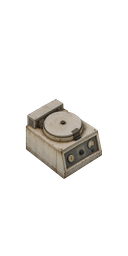
#> input picture art-source/proposals/tabletop-centrifuge-v1/front-right.png, 128 x 256 px, found by its file name
$ python build_station_led_overlay_proposal.py
#> lines starting #> are read from the running program, lines starting #| are printed output that depends on the picture
### tools/build_station_state_proposal.py
"""Build non-destructive static light-state proposals for laboratory equipment."""

from __future__ import annotations

from pathlib import Path

from PIL import Image, ImageDraw, ImageFilter, ImageFont


ROOT = Path(__file__).resolve().parents[1]
SOURCE = ROOT / "art-source" / "game-previews" / "2x"
OUTPUT = ROOT / "art-source" / "proposals" / "station-states-v1"

MACHINES = (
    ("centrifuge", "Centrífuga", (101, 153), None),
    ("bio-analyzer", "Analizador", (103, 144), (48, 129, 78, 158)),
    ("synthesizer", "Sintetizador", (99, 170), (28, 162, 61, 181)),
)

ORIENTATIONS = ("front-left", "rear-left", "rear-right", "front-right")

ORIENTATION_CONFIG = {
    "centrifuge": {
        "front-left": ((61, 139), None, False),
        "rear-left": ((91, 129), None, True),
        "rear-right": ((88, 147), None, True),
        "front-right": ((101, 153), None, False),
    },
    "bio-analyzer": {
        "front-left": ((76, 139), (18, 117, 48, 149), False),
        "rear-left": ((103, 171), None, True),
        "rear-right": ((26, 171), None, True),
        "front-right": ((103, 144), (48, 129, 78, 158), False),
    },
    "synthesizer": {
        "front-left": ((29, 191), (52, 162, 86, 187), False),
        "rear-left": ((93, 166), None, True),
        "rear-right": ((32, 168), None, True),
        "front-right": ((99, 170), (28, 162, 61, 181), False),
    },
}

STATES = (
    ("off", "Apagado", None),
    ("ready", "Listo", (65, 235, 105)),
    ("working", "Trabajando", (255, 174, 52)),
    ("broken", "Averiado", (245, 58, 48)),
)


def add_indicator(image: Image.Image, center: tuple[int, int], color: tuple[int, int, int]) -> None:
    glow = Image.new("RGBA", image.size, (0, 0, 0, 0))
    glow_draw = ImageDraw.Draw(glow)
    x, y = center
    glow_draw.ellipse((x - 4, y - 4, x + 4, y + 4), fill=(*color, 105))
    glow = glow.filter(ImageFilter.GaussianBlur(2.2))
    image.alpha_composite(glow)

    core = ImageDraw.Draw(image)
    core.ellipse((x - 1, y - 1, x + 1, y + 1), fill=(*color, 255))
    core.point((x, y), fill=(255, 245, 220, 255))


# [125 lines left out: functions add_indicator_fixture, checkerboard, build_state, fitted_preview, build_all_orientation_sheets, main, not called in this run]


# [2 lines that do not run on import are left out]

### tools/build_synth_2x1_parts_proposal.py
"""Build a non-destructive eight-sprite proposal for the 2x1 synthesizer."""

from __future__ import annotations

from pathlib import Path

from PIL import Image, ImageDraw, ImageFont


ROOT = Path(__file__).resolve().parents[1]
SOURCE = ROOT / "art-source" / "game-previews" / "2x" / "synthesizer"
OUTPUT = ROOT / "art-source" / "proposals" / "synthesizer-2x1-v1" / "parts"

TILE_WIDTH = 128
TILE_HEIGHT = 256
TILE_CENTER_Y = 224

FACINGS = (
    ("S", "front-right", (64, 32), "1,0", -11.5),
    ("E", "rear-right", (-64, 32), "0,1", 0.0),
    ("N", "rear-left", (64, 32), "1,0", 0.0),
    ("W", "front-left", (-64, 32), "0,1", 11.5),
)


def base_center_x(sprite: Image.Image, rows: int = 16) -> float:
    alpha = sprite.getchannel("A")
    bbox = alpha.getbbox()
    if bbox is None:
        raise ValueError("Synthesizer sprite has no visible pixels")
    start_y = max(bbox[1], bbox[3] - rows)
    weighted_x = 0.0
    total_alpha = 0.0
    for y in range(start_y, bbox[3]):
        for x in range(sprite.width):
            value = alpha.getpixel((x, y))
            weighted_x += x * value
            total_alpha += value
    return weighted_x / total_alpha


def rotate_without_distortion(sprite: Image.Image, angle: float) -> Image.Image:
    if angle == 0.0:
        return sprite
    return sprite.rotate(
        angle,
        resample=Image.Resampling.BICUBIC,
        expand=True,
    )


def sprite_placement(sprite: Image.Image, delta: tuple[int, int]) -> tuple[int, int]:
    bbox = sprite.getchannel("A").getbbox()
    if bbox is None:
        raise ValueError("Synthesizer sprite has no visible pixels")
    support_x = base_center_x(sprite)
    target_support_x = round(delta[0] / 2)
    target_bottom_y = 32 + round(delta[1] / 2) - 7
    return round(target_support_x - support_x), target_bottom_y - bbox[3]


def split_at_placement(
    sprite: Image.Image,
    delta: tuple[int, int],
    offset_x: int,
    offset_y: int,
) -> tuple[Image.Image, Image.Image]:
    """Partition world pixels between two tile-local 128x256 canvases."""

    parts = [
        Image.new("RGBA", (TILE_WIDTH, TILE_HEIGHT), (0, 0, 0, 0)),
        Image.new("RGBA", (TILE_WIDTH, TILE_HEIGHT), (0, 0, 0, 0)),
    ]
    tile_offsets = ((0, 0), delta)
    lost = 0

    for source_y in range(sprite.height):
        for source_x in range(sprite.width):
            pixel = sprite.getpixel((source_x, source_y))
            if pixel[3] == 0:
                continue

            world_x = source_x + offset_x
            world_y = source_y + offset_y
            distance_primary = world_x * world_x + world_y * world_y
            distance_extension = (
                (world_x - delta[0]) ** 2 + (world_y - delta[1]) ** 2
            )
            preferred = 0 if distance_primary <= distance_extension else 1
            candidates = (preferred, 1 - preferred)

            placed = False
            for part_index in candidates:
                tile_x, tile_y = tile_offsets[part_index]
                local_x = world_x - tile_x + TILE_WIDTH // 2
                local_y = world_y - tile_y + TILE_CENTER_Y
                if 0 <= local_x < TILE_WIDTH and 0 <= local_y < TILE_HEIGHT:
                    parts[part_index].putpixel((local_x, local_y), pixel)
                    placed = True
                    break
            if not placed:
                lost += 1

    if lost:
        raise ValueError(f"Split lost {lost} visible pixels")
    return parts[0], parts[1]


def split_sprite(sprite: Image.Image, delta: tuple[int, int]) -> tuple[Image.Image, Image.Image]:
    return split_at_placement(sprite, delta, *sprite_placement(sprite, delta))


# [63 lines left out: functions diamond, checker, composite_part, main, not called in this run]


# [2 lines that do not run on import are left out]

### tools/build_station_led_overlay_proposal.py
"""Build a non-destructive tilesheet proposal containing LED overlays only."""

from __future__ import annotations

from pathlib import Path

from PIL import Image, ImageDraw, ImageFont

from build_station_state_proposal import (
    ORIENTATION_CONFIG,
    SOURCE,
    add_indicator,
    add_indicator_fixture,
)
from build_synth_2x1_parts_proposal import (
    FACINGS,
    composite_part,
    diamond,
    rotate_without_distortion,
    split_at_placement,
    sprite_placement,
)


ROOT = Path(__file__).resolve().parents[1]
OUTPUT = ROOT / "art-source" / "proposals" / "station-led-overlays-v1"
ORIENTATIONS = ("front-left", "rear-left", "rear-right", "front-right")
ACTIVE_STATES = (
    ("ready", (65, 235, 105)),
    ("working", (255, 174, 52)),
    ("broken", (245, 58, 48)),
)


def light_overlay(center: tuple[int, int], color: tuple[int, int, int]) -> Image.Image:
    overlay = Image.new("RGBA", (128, 256), (0, 0, 0, 0))
    add_indicator(overlay, center, color)
    return overlay


def synth_parts(state: str, color: tuple[int, int, int]) -> list[Image.Image]:
    parts = []
    for facing, orientation, delta, _, angle in FACINGS:
        center, _, needs_fixture = ORIENTATION_CONFIG["synthesizer"][orientation]
        base = Image.open(SOURCE / "synthesizer" / f"{orientation}.png").convert("RGBA")
        if needs_fixture:
            add_indicator_fixture(base, center)
        transformed_base = rotate_without_distortion(base, angle)
        placement = sprite_placement(transformed_base, delta)

        overlay = light_overlay(center, color)
        transformed_overlay = rotate_without_distortion(overlay, angle)
        primary, extension = split_at_placement(
            transformed_overlay,
            delta,
            placement[0],
            placement[1],
        )
        primary.save(OUTPUT / "parts" / f"synth_{state}_{facing}_primary.png")
        extension.save(OUTPUT / "parts" / f"synth_{state}_{facing}_extension.png")
        parts.extend((primary, extension))
    return parts


def build_synth_reconstruction() -> None:
    panel_width = 300
    panel_height = 330
    sheet = Image.new("RGBA", (panel_width * 4, panel_height * 3), (27, 29, 32, 255))
    font = ImageFont.load_default()

    for row, (state, color) in enumerate(ACTIVE_STATES):
        for column, (facing, orientation, delta, _, angle) in enumerate(FACINGS):
            center, _, needs_fixture = ORIENTATION_CONFIG["synthesizer"][orientation]
            base = Image.open(SOURCE / "synthesizer" / f"{orientation}.png").convert("RGBA")
            if needs_fixture:
                add_indicator_fixture(base, center)
            transformed_base = rotate_without_distortion(base, angle)
            placement = sprite_placement(transformed_base, delta)
            base_primary, base_extension = split_at_placement(
                transformed_base, delta, placement[0], placement[1]
            )

            overlay = light_overlay(center, color)
            transformed_overlay = rotate_without_distortion(overlay, angle)
            led_primary, led_extension = split_at_placement(
                transformed_overlay, delta, placement[0], placement[1]
            )
            base_primary.alpha_composite(led_primary)
            base_extension.alpha_composite(led_extension)

            panel = Image.new("RGBA", (panel_width, panel_height), (35, 38, 42, 255))
            draw = ImageDraw.Draw(panel, "RGBA")
            main_center = (150, 255)
            extension_center = (main_center[0] + delta[0], main_center[1] + delta[1])
            diamond(draw, extension_center[0], extension_center[1], (220, 151, 45, 55), (245, 177, 66, 210))
            diamond(draw, main_center[0], main_center[1], (62, 142, 220, 55), (90, 172, 250, 220))
            composite_part(panel, base_primary, main_center)
            composite_part(panel, base_extension, extension_center)
            draw = ImageDraw.Draw(panel)
            draw.text((10, 10), f"{state} / Facing {facing}", font=font, fill="white")
            sheet.alpha_composite(panel, (column * panel_width, row * panel_height))

    sheet.save(OUTPUT / "synthesizer-reconstruction.png")


def main() -> None:
    (OUTPUT / "parts").mkdir(parents=True, exist_ok=True)
    slots: list[Image.Image] = []
    labels: list[str] = []

    # Twelve centrifuge cells followed by twelve analyzer cells.
    for machine in ("centrifuge", "bio-analyzer"):
        for state, color in ACTIVE_STATES:
            for orientation in ORIENTATIONS:
                center, _, _ = ORIENTATION_CONFIG[machine][orientation]
                overlay = light_overlay(center, color)
                overlay.save(OUTPUT / "parts" / f"{machine}_{state}_{orientation}.png")
                slots.append(overlay)
                labels.append(f"{machine}\n{state}\n{orientation}")
#> this loop made 2 passes
#> pass 1, in add_indicator, `glow = glow.filter(ImageFilter.GaussianBlur(2.2))`:
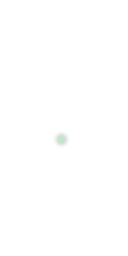
#> glow: PIL image 128x256 RGBA; mean R, G, B, A 0.1, 0.4, 0.2, 0.2; transparent parts drawn white

    # Three complete rows: two pieces for each S/E/N/W facing.
    for state, color in ACTIVE_STATES:
        parts = synth_parts(state, color)
#> in synth_parts, `parts = []`: parts = []
#> in synth_parts, base is the input picture: PIL image 128x256 RGBA; mean R, G, B, A 17.7, 16.4, 14.5, 30.5
#> in rotate_without_distortion, `return sprite.rotate( angle, resample=Image.Resampling.BICUBIC, expand..`:
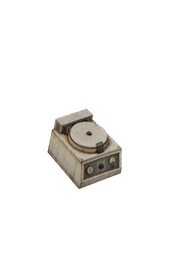
#> returned value: PIL image 178x278 RGBA; mean R, G, B, A 11.6, 10.7, 9.4, 20.2; transparent parts drawn white
#> in sprite_placement, `bbox = sprite.getchannel("A").getbbox()`: bbox = (45, 107, 124, 191)
#> in base_center_x, `alpha = sprite.getchannel("A")`:
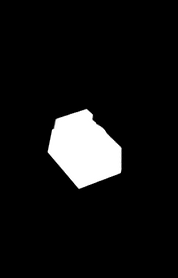
#> alpha: PIL image 178x278 L; min 0, max 255, mean 20.2
#> in base_center_x, `start_y = max(bbox[1], bbox[3] - rows)`: start_y = 175
#> after the loop in base_center_x, `for y in range(start_y, bbox[3]):`: total_alpha = 87097; weighted_x = 7551736
#> in sprite_placement, `support_x = base_center_x(sprite)`: support_x = 86.7
#> in synth_parts, `placement = sprite_placement(transformed_base, delta)`: placement = (-55, -150)
#> after the loop in split_at_placement, `for source_y in range(sprite.height):`: lost = 0
        slots.extend(parts)
        for facing, _, _, _, _ in FACINGS:
            labels.extend((f"synth {state}\n{facing} primary", f"synth {state}\n{facing} extension"))

    if len(slots) != 48:
        raise ValueError(f"Expected 48 overlay cells, got {len(slots)}")

    tilesheet = Image.new("RGBA", (128 * 8, 256 * 6), (0, 0, 0, 0))
    for index, overlay in enumerate(slots):
        tilesheet.alpha_composite(overlay, ((index % 8) * 128, (index // 8) * 256))
    tilesheet.save(OUTPUT / "kcp_lab_equipment_leds_01.png")

    # Technical contact sheet: every transparent cell enlarged over gray.
    cell_width = 160
    cell_height = 190
    contact = Image.new("RGBA", (cell_width * 8, cell_height * 6), (28, 30, 33, 255))
    font = ImageFont.load_default()
    for index, overlay in enumerate(slots):
        cell = Image.new("RGBA", (cell_width, cell_height), (43, 46, 50, 255))
        preview = overlay.resize((96, 192), Image.Resampling.NEAREST).crop((0, 80, 96, 176))
        cell.alpha_composite(preview, (32, 62))
        draw = ImageDraw.Draw(cell)
        draw.multiline_text((7, 7), labels[index], font=font, fill=(225, 225, 225, 255), spacing=2)
        draw.rectangle((0, 0, cell_width - 1, cell_height - 1), outline=(78, 82, 88, 255))
        contact.alpha_composite(cell, ((index % 8) * cell_width, (index // 8) * cell_height))
    contact.save(OUTPUT / "overlay-layout.png")
    build_synth_reconstruction()


if __name__ == "__main__":
#> (the run stopped early here; a loop or call above may not have finished)

$ run again, on art-source/approved/orientations/synthesizer/front-right.png
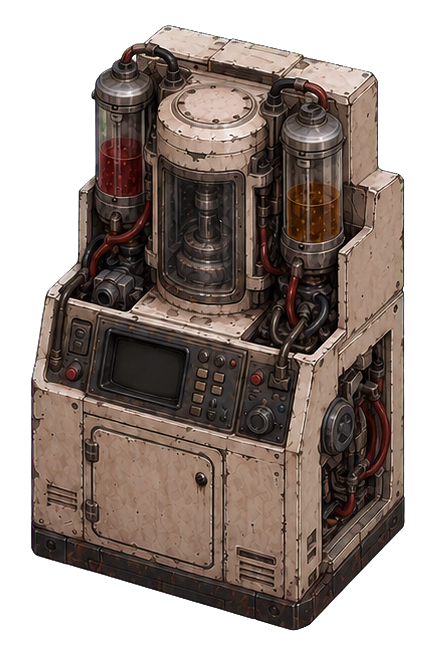
#> input picture art-source/approved/orientations/synthesizer/front-right.png, 436 x 656 px, found by its file name
#> parts = []
#> in synth_parts, base is the input picture: PIL image 436x656 RGBA; mean R, G, B, A 66.2, 54.2, 47.9, 164.2
#> in rotate_without_distortion, `return sprite.rotate( angle, resample=Image.Resampling.BICUBIC, expand..`:
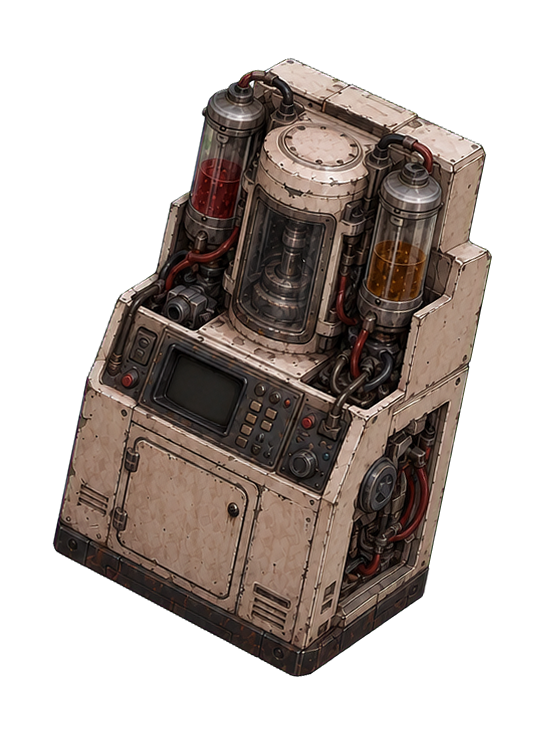
#> returned value: PIL image 560x730 RGBA; mean R, G, B, A 46.1, 37.7, 33.3, 114.9; transparent parts drawn white
#> in sprite_placement, `bbox = sprite.getchannel("A").getbbox()`: bbox = (52, 57, 493, 678)
#> in base_center_x, `alpha = sprite.getchannel("A")`:
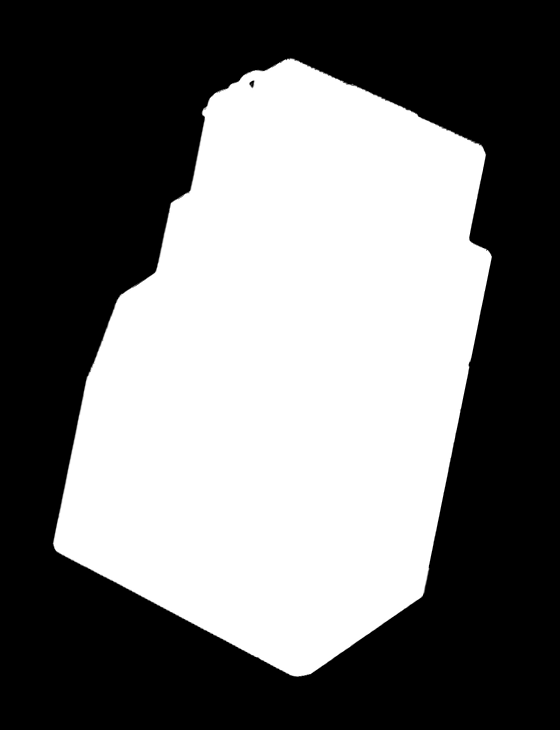
#> alpha: PIL image 560x730 L; min 0, max 255, mean 114.9
#> start_y = 662
#> after the loop in base_center_x, `for y in range(start_y, bbox[3]):`: total_alpha = 139023; weighted_x = 41353546
#> support_x = 297.5
#> placement = (-265, -637)
#> after the loop in split_at_placement, `for source_y in range(sprite.height):`: lost = 262
